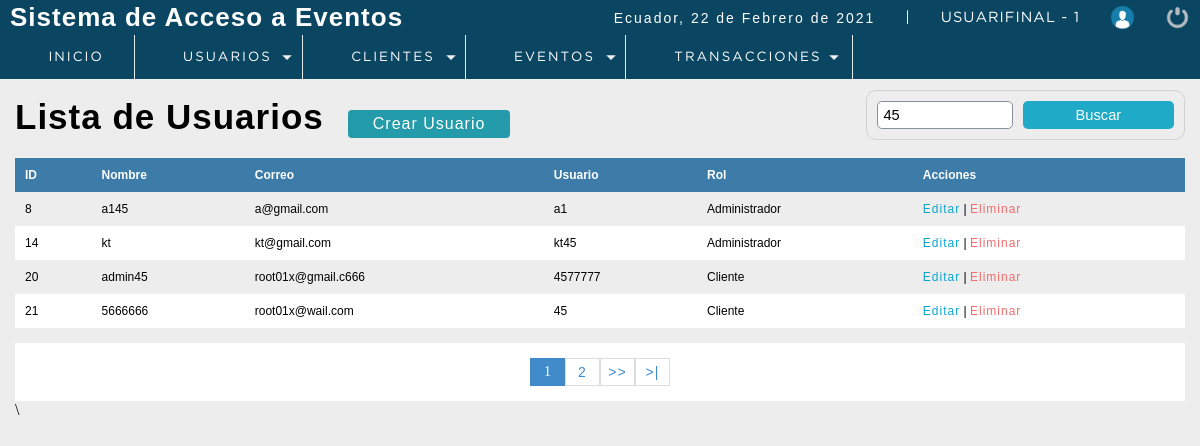
The app's page /P_seminarios/sistema/buscar_usuario.php?busqueda=45 (signed in) with its own data.
### tables this page shows
CREATE TABLE `usuario` (
  `idusuario` int(11) NOT NULL,
  `nombre` varchar(50) DEFAULT NULL,
  `correo` varchar(100) DEFAULT NULL,
  `usuario` varchar(15) DEFAULT NULL,
  `clave` varchar(100) DEFAULT NULL,
  `rol` int(11) DEFAULT NULL,
  `Status` int(11) NOT NULL DEFAULT 1,
  `cod_cliente` int(11) DEFAULT 0
);

CREATE TABLE `rol` (
  `idrol` int(11) NOT NULL,
  `rol` varchar(20) DEFAULT NULL
);

### P_seminarios/sistema/buscar_usuario.php (the view, shortened to what this page needs)
<?php
 include "../conection.php";
?>
<!DOCTYPE html>
<html lang="en">
<head>
	<?php include "includes/scripts.php"?>
</head>
<body>
 <?php include "includes/header.php"?>
	<section id="container">
    <?php
        $busqueda = strtolower($_REQUEST['busqueda']) ;
    ?>
		<h1>Lista de Usuarios</h1>
        <a href="registro_usuarios.php" class="btn_new">Crear Usuario</a>
    <form action="buscar_usuario.php" method="get" class="form_search">
        <input type="text" name="busqueda" id="busqueda" placeholder="Buscar" value ="<?php echo $busqueda;?>">
        <input type="submit" value="Buscar" class="btn_search" >
    </form>
        <table>
            <tr>
                <th>ID</th>
                <th>Nombre</th>
                <th>Correo</th>
                <th>Usuario</th>
                <th>Rol</th>
                <th>Acciones</th>
            </tr>
            <?php
            $rol ='';
           $sql_registre = mysqli_query($conection,"SELECT COUNT(*) AS total_registro   FROM usuario
                                                                                        WHERE
                                                                                        (
                                                                                        idusuario LIKE '%$busqueda%' OR
                                                                                        nombre	  LIKE '%$busqueda%' OR
                                                                                        correo	  LIKE '%$busqueda%' OR
                                                                                        usuario	  LIKE '%$busqueda%'
                                                                                        $rol
                                                                                        )
                                                                                        AND
                                                                                        Status =1");
           $result_registre = mysqli_fetch_array($sql_registre);
           $total_resgistros = $result_registre['total_registro'];
           $por_pagina = 4;
           if (empty($_GET['pagina'])) {
               $pagina =1;
           }
           else {
               $pagina = $_GET['pagina'];
           }
           $desde = ($pagina - 1) * $por_pagina;
           $total_paginas = ceil($total_resgistros / $por_pagina);
           $query = mysqli_query($conection,"SELECT u.Idusuario, u.nombre, u.correo, u.usuario, r.rol FROM usuario u
                                                                                                      INNER JOIN rol r
                                                                                                      ON u.rol = r.idrol
                                                                                                      WHERE
                                                                                                        (
                                                                                                            u.idusuario   LIKE '%$busqueda%' OR
                                                                                                            u.nombre	  LIKE '%$busqueda%' OR
                                                                                                            u.correo	  LIKE '%$busqueda%' OR
                                                                                                            u.usuario	  LIKE '%$busqueda%' OR
                                                                                                            r.rol         LIKE '%$busqueda%'
                                                                                                        )
                                                                                                      AND
                                                                                                      Status = 1
                                                                                                      ORDER BY idusuario ASC LIMIT $desde, $por_pagina");
           $result = mysqli_num_rows($query);
           if ($result > 0) {
               while ($data = mysqli_fetch_array($query)) {
           ?>
            <tr>
                <td><?php echo $data["Idusuario"];?></td>
                <td><?php echo $data["nombre"];?></td>
                <td><?php echo $data["correo"];?></td>
                <td><?php echo $data["usuario"];?></td>
                <td><?php echo $data["rol"];?></td>
                <td>
                    <a class="link_edit" href="editar_usuario.php?id=<?php echo $data["Idusuario"];?>">Editar</a>
                    |
                    <?php
                        if ($data["Idusuario"] !=1) {
                    ?>
                    <a class="link_delete" href="eliminar_usuario.php?id=<?php echo $data["Idusuario"];?>">Eliminar</a>
                    <?php
                        }
                    ?>
                </td>
            </tr>
                <?php
               }
           }
            ?>
        </table>
        <?php
                    if ($total_resgistros != 0)
                    {
                ?>
                <div class="paginador">
                    <ul>
                    <?php
                    for ($i=1; $i <= $total_paginas; $i++) {
                        if ($i == $pagina) {
                            echo '<li class="pageSelected">'.$i.'</li>';
                        }
                        else {
                            echo '<li><a href="?pagina='.$i.'&busqueda='.$busqueda.'">'.$i.'</a></li>';
                        }
                    }
                    if ($pagina!=$total_paginas) {
                    ?>
                    <li><a href="?pagina=<?php echo $pagina+1;?>&busqueda=<?php echo $busqueda; ?>">>></a></li>
                    <li><a href="?pagina=<?php echo $total_paginas;?>&busqueda=<?php echo $busqueda; ?>">>|</a></li>
                        <?php
                            }
                        ?>
                    </ul>
                </div>\
                <?php
                    }
                ?>
	</section>
</body>
</html>

### P_seminarios/sistema/css/style.css (style rules this page uses)
* { margin: 0; padding: 0; box-sizing: border-box; }
body { background: #ededed; }
h1, h2, h3, h4, h5, h6 { font-family: 'arial'; font-weight: bold; letter-spacing: 1px; }
h1 { font-size: 26px; }
a { text-decoration: none; font-family: arial; letter-spacing: 1px; }
#container { padding: 90px 15px 15px; }
form { border: 2px solid #78909C; border-radius: 2%; background: #FFF; margin: auto; padding: 20px 50px; border: 1px solid #d1d1d1; }
input,select { display: block; width: 100%; font-size: 11pt; padding: 5px; border: 1px solid #85929e; border-radius: 5px; }
#container h1 { font-size: 35px; display: inline-block; }
.btn_new { display: inline-block; background: #239baa; color: #FFF; padding: 5px 25px; border-radius: 4px; margin: 20px; }
table { border-collapse: collapse; font-size: 12px; font-family: 'arial'; width: 100%; }
table th { text-align: left; padding: 10px; background: #3d7ba8; color: #FFF; }
table tr:nth-child(odd) { background: #FFF; }
table td { padding: 10px; }
.link_edit { color: #0ca4ce; }
.link_delete { color: #f26b6b; }
.paginador ul { padding: 15px; list-style: none; background: #FFF; margin-top: 15px; display: -webkit-flex; display: -moz-flex; display: -ms-flex; display: -o-flex; display: flex; justify-content: center; }
.paginador a, .pageSelected { color: #428bca; border: 1px solid #ddd; padding: 5px; display: inline-block; font-size: 14px; text-align: center; width: 35px; }
.pageSelected { color: #FFF; background: #428bca; border: 1px solid #428bca; }
.form_search { display: -webkit-flex; display: -moz-flex; display: -ms-flex; display: -o-flex; display: flex; float: right; background: initial; padding: 10px; border-radius: 10px; }
.form_search .btn_search { background: #1faac8; color: #FFF; padding: 0 20px; border: 0; cursor: pointer; margin-left: 10px; }

### records on screen
usuario: idusuario "8", nombre "a145", correo "a@gmail.com", usuario "a1", rol.rol "Administrador"
usuario: idusuario "14", nombre "kt", correo "kt@gmail.com", usuario "kt45", rol.rol "Administrador"
usuario: idusuario "20", nombre "admin45", correo "root01x@gmail.c666", usuario "4577777", rol.rol "Cliente"
usuario: idusuario "21", nombre "5666666", correo "root01x@wail.com", usuario "45", rol.rol "Cliente"

### other values on screen
fechaC() "22 de Febrero de 2021"
$_SESSION['user'] "USUARIFINAL"
$_SESSION['rol'] "1"
